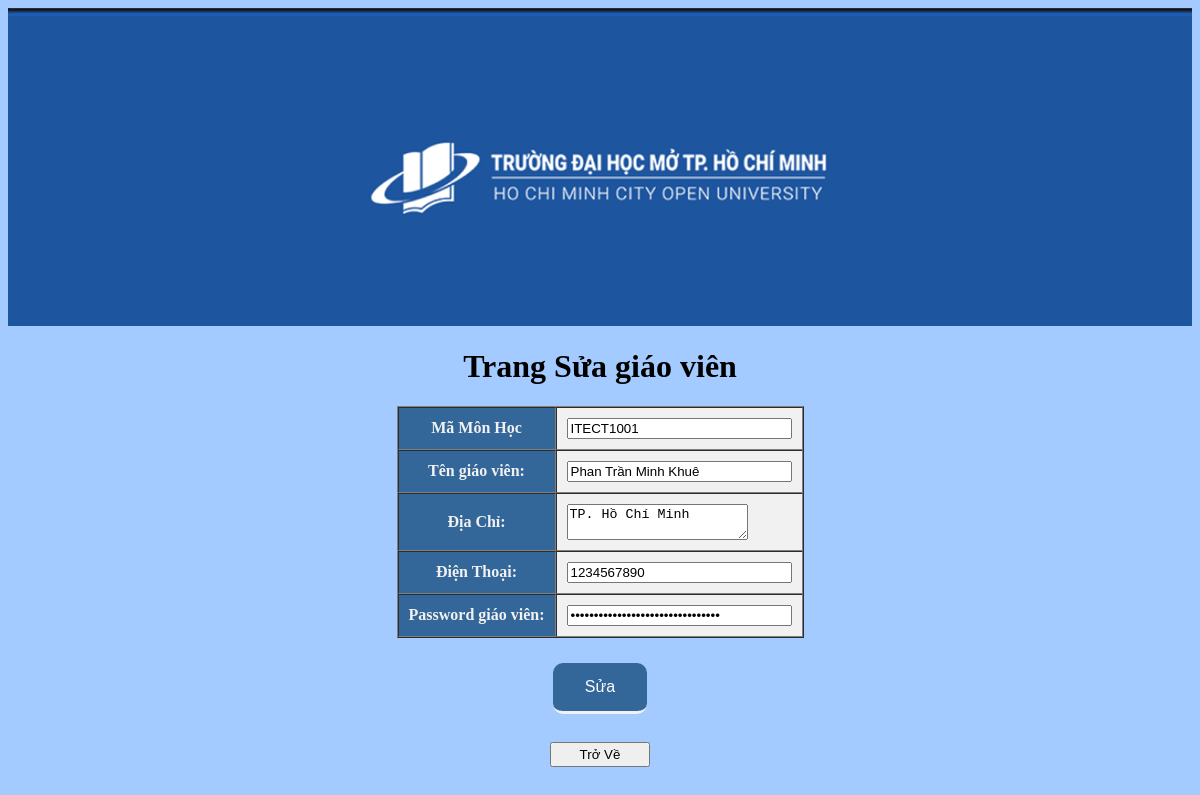
/admin/sua_gv.php?cma=2300000001, run on the app's committed database.
### tables this page shows
CREATE TABLE `giaovien` (
  `Magv`  varchar(10) NOT NULL,
  `MaMonHoc` varchar(15) NOT NULL,
  `Tengv` varchar(50) NOT NULL,
  `DiaChi` varchar(50) NOT NULL,
  `SDT` varchar(11) NOT NULL,
  `passwordgv` varchar(50) NOT NULL
);

### classes/giaovien.class.php (called while the page is built, shortened)
<?php
class giaovien extends DB
{
    function selectgv($id)
    {
        $con=$this->connect();
        $sql="select * from giaovien where Magv={$id}";
        $query=mysqli_query($con,$sql);
        $result=array();
        if (mysqli_num_rows($query) > 0) {
            $row = mysqli_fetch_assoc($query);
            $result = $row;
        }
        return $result;
    }
}

### admin/sua_gv.php (the view, shortened to what this page needs)
<?php
require "../classes/giaovien.class.php";
$con = new giaovien();
$ma = $_GET['cma'];
		?>
<?php
$row = $con->selectgv($ma);
?>
<link rel="stylesheet" href="../assets/css/css/stylea.css">
<center><img width="100%" src="../assets/img/Ban.png"></center>
<body bgcolor="#a3cbff">
	<h1 align="center">Trang Sửa giáo viên</h1>
	<form action="sua_gv.php?cma=<?php echo $row['Magv']; ?>" method="post">
		<table align="center" border="1" cellspacing="0" cellpadding="10">
			<tr style="background: #f1f1f1">
				<td class="ToT">Mã Môn Học</td>
				<td><input type="text" name="txtmamon" size="25" value="<?php echo $row['MaMonHoc']; ?>" /></td>
			</tr>
			<tr style="background: #f1f1f1">
				<td class="ToT">Tên giáo viên:</td>
				<td><input type="text" name="txtten" size="25" value="<?php echo $row['Tengv']; ?>" /></td>
			</tr>
			<tr style="background: #f1f1f1">
				<td class="ToT">Địa Chỉ: </td>
				<td><textarea type="text" name="txtdiachi"><?php echo $row['DiaChi']; ?> </textarea></td>
			</tr>
			<tr style="background: #f1f1f1">
				<td class="ToT">Điện Thoại:</td>
				<td><input type="text" name="txtdienthoai" size="25" value="<?php echo $row['SDT']; ?>" /> </td>
			</tr>
			<tr style="background: #f1f1f1">
				<td class="ToT">Password giáo viên:</td>
				<td><input type="password" name="txtpass" size="25" value="<?php echo $row['passwordgv']; ?>" /></td>
		</table>
		<h1 style="text-align: center"> <input type="submit" class="add-button" name="ok" value="Sửa" /><br />
		</h1>
	</form>
	<form action="index.php?mod=gv" method="post">
		<div style="text-align:center; margin-top: 2%;">
			<input type="submit" name="back" value="Trở Về" style="width:100px;height: 25px" />
		</div>
	</form>
</body>

### assets/css/css/stylea.css (style rules this page uses)
.ToT { color: #f1f1f1; background-color: #336699; text-align: center; font-weight: bold; }

### data on the page
giaovien: txtmamon "ITECT1001", txtten "Phan Trần Minh Khuê", txtdiachi "TP. Hồ Chí Minh", txtdienthoai "1234567890"
